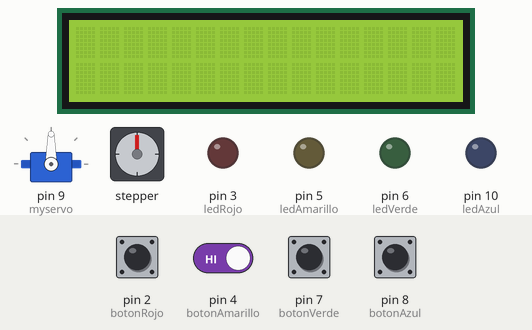
A sketch run on a simulated Arduino Uno, built with avr-gcc and run on an emulated ATmega328P. Parts: servo, 16×2 character LCD, stepper motor, output pins drawn as LEDs (lit = HIGH). The inputs (shaded band) are chosen by the test bench; at power-on: pin 2 (botonRojo), pin 4 (botonAmarillo), pin 7 (botonVerde), pin 8 (botonAzul) HIGH. Stepper angles assume 20 steps per turn.

Above: at 1.2 s.
1.3 s: pin 2 (botonRojo) pulled LOW for 0.15 s
At 2.7 s:
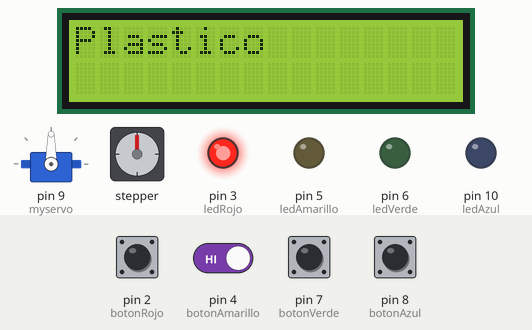
At 3.26 s:
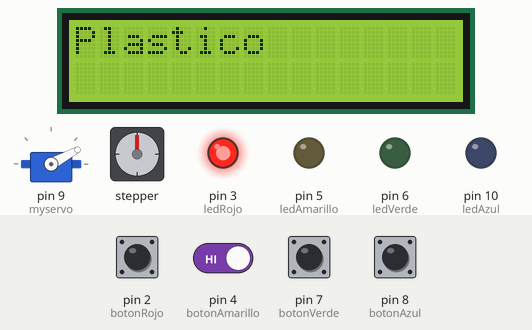
5.8 s: pin 2 (botonRojo) driven LOW and pin 4 (botonAmarillo) driven LOW
8.8 s: pin 4 (botonAmarillo) driven HIGH
At 9.5 s:
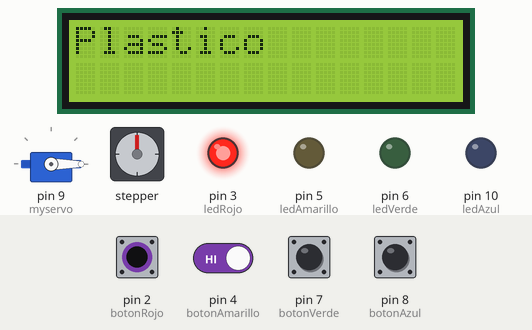
Timing chart, 0 to 16.4 s (numbered marks = the images above; inputs shaded):
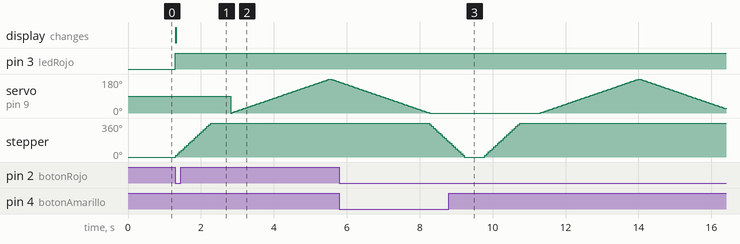

The sketch:

solLed_01.ino
```cpp
//pantalla
#include <Wire.h>
#include <LiquidCrystal_I2C.h>

LiquidCrystal_I2C lcd(0x20,16,2);
//fin pantalla

//motorPasos
#include <Stepper.h>
const int stepsPerRevolution =20;
Stepper stepperA(stepsPerRevolution, A1, A2,A3, A4);
int stepperCounter =0;
//fin motor pasos
//botones y leds
int botonRojo = 2;//plastico
int ledRojo=3;
int botonAmarillo = 4;//metal
int ledAmarillo = 5;
int botonVerde = 7;//Carton
int ledVerde = 6;
int botonAzul = 8;//Vidrio
int ledAzul = 10;
//fin de botones y leds
//servo
#include <Servo.h>
Servo myservo;
int pos = 0;
//fin servo

//declaracion de funciones
void motorPasos();
void abrirCompuerta();

void setup() {
  //
  myservo.attach(9); //el servo
  lcd.init(); // Pantalla
  lcd.backlight();//pantalla
  pinMode(botonRojo,INPUT);
  digitalWrite(botonRojo,HIGH);
  pinMode(botonAmarillo,INPUT);
  digitalWrite(botonAmarillo,HIGH);
  pinMode(botonVerde,INPUT);
  digitalWrite(botonVerde,HIGH);
  pinMode(botonAzul,INPUT);
  digitalWrite(botonAzul,HIGH);

  pinMode(ledRojo, OUTPUT);
  pinMode(ledAmarillo, OUTPUT);
  pinMode(ledVerde, OUTPUT);
  pinMode(ledAzul, OUTPUT);
  //motor a pasos
  pinMode(A1, OUTPUT);
  pinMode(A2, OUTPUT);
  pinMode(A3, OUTPUT);
  pinMode(A4, OUTPUT);
  stepperA.setSpeed(60);
  //fin motor a pasos

}

void loop() {
  if(digitalRead(botonRojo)== LOW){
    digitalWrite(ledRojo, HIGH);
    lcd.clear();
    lcd.print("Plastico");
    motorPasos();
}else{
  digitalWrite(ledRojo, LOW);
}
if(digitalRead(botonAmarillo)== LOW){
    digitalWrite(ledAmarillo, HIGH);
    lcd.clear();
    lcd.print("Metal");
    motorPasos();
}else{
  digitalWrite(ledAmarillo, LOW);
}
//
if(digitalRead(botonVerde)== LOW){
    digitalWrite(ledVerde, HIGH);
    lcd.clear();
    lcd.print("Carton");
    motorPasos();
}else{
  digitalWrite(ledVerde, LOW);
}
if(digitalRead(botonAzul)== LOW){
    digitalWrite(ledAzul, HIGH);
    lcd.clear();
    lcd.print("Vidrio");
    motorPasos();
}else{
  digitalWrite(ledAzul, LOW);
}

}
void motorPasos(){
  for(int i=0; i<1;i++){
    stepperA.step(stepsPerRevolution);
  }
  delay(500);
  abrirCompuerta();
  for(int j=0; j<1; j++){
    stepperA.step(-stepsPerRevolution);
  }
  delay(500);
  }// cierra motorPasos

  void abrirCompuerta(){
    for (pos = 0; pos <= 180; pos += 1) { // goes from 0 degrees to 180 degrees
    // in steps of 1 degree
    myservo.write(pos);              // tell servo to go to position in variable 'pos'
    delay(15);                       // waits 15ms for the servo to reach the position
  }
  for (pos = 180; pos >= 0; pos -= 1) { // goes from 180 degrees to 0 degrees
    myservo.write(pos);              // tell servo to go to position in variable 'pos'
    delay(15);                       // waits 15ms for the servo to reach the position
  }
  }//cierra abrir compuerta
```

Measured:
- after the input at 1.3 s, pin 3 (ledRojo): LOW → HIGH at once; stepper: turns 360° clockwise in 0.95 s, starting at once; the display: changes at once (image 1)
- after the input at 8.8 s, pin 5 (ledAmarillo): stays LOW (without the input it goes to HIGH after 0.97 s)
- by itself, servo on pin 9 (myservo): rises from 0° to 180° in 2.7 s, then falls to 24° in 2.4 s
